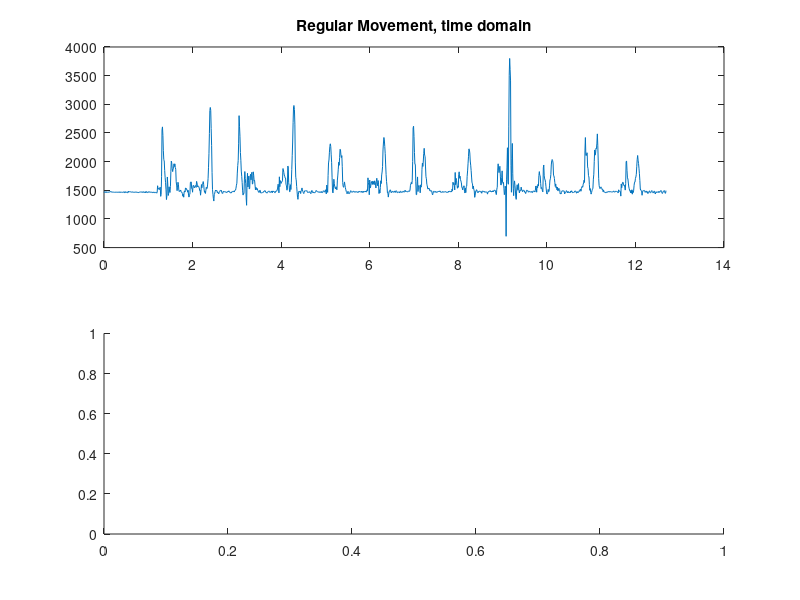

MATLAB code to generate this figure: (Note: this script raises an error after producing the figure.)
%% Hand Tremor Lab Solution: nstarr44@iastate.edu, nstarr445@gmail.com
% In this lab, students will use the CyDAQ to bring in digital sensor data,
% apply knowledge of truncated lowpass filters, and recover intended motion
% data from a signal heavily corrupted by a hand tremor.

% First, we go through and actually collect data (Part1). This should be
% straight forward. In order to ensure I was moving my hand at the proper
% times, I used a metronome set to 60 bpm. This provides a tone every one
% second.

% Next, we have students determine the appropriate values to use in
% designing a digital filter. Assuming students capture data below 4 Hz, we
% would like to apply a low pass filter with cutoff ~4 Hz.
% We know that the lowpass filter has an impulse response based on the
% sinc function. Some light math occurs to determine appropriate values we
% can use.

% In addition to using the CyDAQ to capture the data, we can also use CyDAQ
% to apply the filter, provided we have the appropriate FIR filter
% coefficients. We should be able to see that the two methods of filtering the
% corrupted data 

%% Motivation:
% According to the wikipedia article on Essential Tremors, we would expect
% to measure the hand tremors somewhere between 4 Hz and 12 Hz. 

% This allows us to plan for a cutoff frequency of 4Hz.

%% Data Collection
% First, we record the data from moving normally. I tried ot move left and
% right with a period of about 1 Hz. I did this by timing my movements
% left or right with a metronome (bpm at 60, 4/4 time counts out 4 seconds
% nicely). From here, I can plot my data and see that there are spikes
% about every 1 second!

%(a) Getting our baseline 

load('oneHzMove.mat')
figure(1)
subplot(211);
plot(time, data);
title('Regular Movement, time domain');

subplot(212);
FFTPlot(data,100);
title('Regular Movement, frequency domain');
%As expected, we see that the most dominant frequency component appears
%right around 1 Hz (i measure 1.024 Hz in fig1a). Now what happens if we add noise due to hand tremors to
%our input signal?

%(b) Getting our noisy signal

% next we record data from a shaking hand. I try to move left and right
% with a similar rate as before (again, by timing myself with a metronome),
% while also shaking my hand as if to simulate a hand tremor

figure(2)
load('oneHzShake.mat')

subplot(211);
plot(time, data);
title('Tremor Movement, time domain');

subplot(212);
FFTPlot(data, 100);
title('Tremor Movement, Frequency Domain');

% Based on this data, we can see that we do in fact see a relatively stronger
% frequency component at around 1Hz (i measure 1.031 Hz in fig1b). This is great, but looking at our time domain,
% we aren't getting much information about when we started moving...
% So, our question becomes the following:
% 'Are we able to clean this signal, ignoring any involuntary motion?'

%% Cleaning our data

% Next, we use the CyDAQ GUI filter design tool to apply an FIR Filter to
% smooth out the involuntary motions.

% This brings us to using the following impulse response:
% h(n) = sin(n*wc)/(pi*n)

% looking at the data from part 1,it looks like in my case, being able to
% filter frequencies above 4 Hz would be good.
% This corresponds to our sampled frequency of about 0.2513, or 0.08*pi

% (a) Designing our filter
% We can select some value M such that we're truncating the impulse
% response of our ideal low pass filter. There is some value for M where we
% lose the ability to properly filter our data. Obviously a higher value
% for M will allow this. Using 10 provides clear pulses around every
% second. Using M of less than about 5 yields much less exciting results.

wc = 2*pi*4/100;
M = 10;
N = -M:M
center = length(N) - M
hh = sin(N*wc)./(N*pi)
hh(center) = wc/pi % by l'hopital's rule
figure(3)
stem(hh)
title('Impulse Response of Truncated Low Pass Filter')

% (b) Applying this filter
filteredData = conv(data,hh);
figure(4)
dtime = (time(2)-time(1)); %0.01
stime = max(time); %where we start from
dlength = length(filteredData) - length(time); %how many steps we add
timePad = [time, dtime*(1:dlength) + stime];
subplot(211);
plot(timePad, filteredData);
title('Filtered Data - Time Domain')
subplot(212);
FFTPlot(filteredData, 100);
title('Filtered Data - Frequency Domain')
% From this, we can see that the one Hz signal is for the most part
% recovered. This is great! Of course, we can change the value of M, but as
% M decreases, we become much less able to properly apply the Low Pass
% Filter to our data.


% However, our frequency domain data is not very clean. What happens if we apply a window to
% our time domain data? This is not very exciting in MATLAB. we can just
% choose fewer indices to care about. Looking at our filtered data, it
% appears that we see the most signal between 4sec and 18 sec.
tstart = 4/0.01;
tend = 18/0.01

figure(5)
subplot(211);
plot(timePad(tstart:tend),filteredData(tstart:tend));
title('time limited data');
subplot(212);
FFTPlot(filteredData(tstart:tend),100)
title('time limited data - FFT')

% This appears to clean our frequency information (especially the spikes
% below 1Hz)

%% Part 3: Applying Digital Filters with CyDAQ
%Finally, we can use the existing filterdesign tool to get a set of filter
%coefficients, and apply those directly to our collected signal using the
%CyDAQ.

% Settings:
% FIR
% Design Method: 
%   - Window
%   - Lowpass
% Fsamp:
%   - 100 Hz
% Fco:
%   - 3 Hz
% Order:
%   30


% File -> Export Coeffs -> Export to Workspace
% adds 'num' and 'den' to the workspace.
csvwrite('FilterVec', num)
% 'FilterVec' is created as a .csv file. Then this can be right clicked in
% matlab, and opened as a text file. From here, the vector can be copied
% and pasted into the FIR coefficients field in the CyDAQ GUI. It should be
% noted that this only appears to work correctlty when all of the filter
% coefficients are non-negative. I have no idea why this happens. I believe
% it would be worth having a future senior design team look into this issue.
% Using the 3Hz cutoff happens to yield acceptable values for a filter with
% order 30.

% The resulting plot can be viewed in the window the CyDAQ gui provides,
% however I don't feel that there is really any educational benefit to
% filtering the signal in this way here. 

load('cydaqFiltering.mat')
figure(6)
subplot(211);
plot(time,data);
title('CyDAQ Filtered Data');
subplot(212);
FFTPlot(data,100);
title('CyDAQ Filtered Data - FFT');

% Unsuprisingly, this results in data very similar to the data we see in
% part 2. Again, we find that we can apply the low pass filter either by
% inputing the desired FIR coefficients into the CyDAQ GUI, or by
% convolving with the truncated impulse response of the ideal lowpass
% filter.